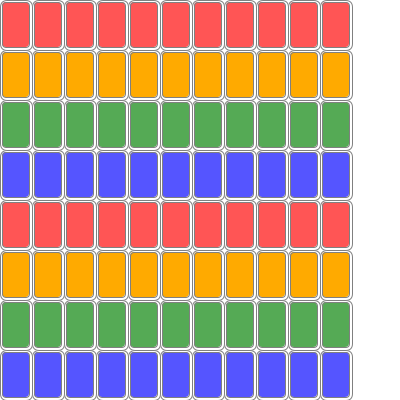
Frame 1 (no input)
Frame 60 (the mouse pressed at the canvas centre just before this capture): identical to frame 1, image omitted
Frame 120 (the mouse held since frame 60 and released just before this capture): identical to frame 1, image omitted

The Processing sketch that drew this single still picture (run headless with seeded random() and noise(); from frame 60 on, the mouse is pressed at the canvas centre):

// Processing sketch: week04_3
// ── week04_3.pde
void setup(){
  size(400,400);
}
int [][]card = new int[8][11];
color[] C = {#FF5555, #FFAA00, #55AA55, #5555FF};
void draw(){
  background(255);
  for(int i=0;i<8;i++){
    for(int j=0;j<11;j++){
      drawCard(j*32, i*50, C[i%4]);
    }
  }
}
void drawCard(int x,int y,color c){
  stroke(128);
  fill(255);
  rect(x,y,32,50,7);
  fill(c);
  rect(x+2,y+2,32-5,50-5,4);
}
